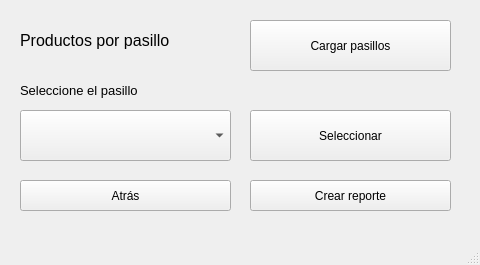
<?xml version="1.0" encoding="UTF-8"?>
<ui version="4.0">
 <class>window_report_prodPas</class>
 <widget class="QMainWindow" name="window_report_prodPas">
  <property name="geometry">
   <rect>
    <x>0</x>
    <y>0</y>
    <width>480</width>
    <height>265</height>
   </rect>
  </property>
  <property name="windowTitle">
   <string>MainWindow</string>
  </property>
  <widget class="QWidget" name="centralwidget">
   <widget class="QLabel" name="label">
    <property name="geometry">
     <rect>
      <x>20</x>
      <y>20</y>
      <width>231</width>
      <height>41</height>
     </rect>
    </property>
    <property name="font">
     <font>
      <pointsize>12</pointsize>
     </font>
    </property>
    <property name="text">
     <string>Productos por pasillo</string>
    </property>
   </widget>
   <widget class="QPushButton" name="back">
    <property name="geometry">
     <rect>
      <x>20</x>
      <y>180</y>
      <width>211</width>
      <height>31</height>
     </rect>
    </property>
    <property name="text">
     <string>Atrás</string>
    </property>
   </widget>
   <widget class="QPushButton" name="pasilloButton">
    <property name="geometry">
     <rect>
      <x>250</x>
      <y>110</y>
      <width>201</width>
      <height>51</height>
     </rect>
    </property>
    <property name="text">
     <string>Seleccionar</string>
    </property>
   </widget>
   <widget class="QPushButton" name="start">
    <property name="geometry">
     <rect>
      <x>250</x>
      <y>20</y>
      <width>201</width>
      <height>51</height>
     </rect>
    </property>
    <property name="text">
     <string>Cargar pasillos</string>
    </property>
   </widget>
   <widget class="QPushButton" name="save">
    <property name="geometry">
     <rect>
      <x>250</x>
      <y>180</y>
      <width>201</width>
      <height>31</height>
     </rect>
    </property>
    <property name="text">
     <string>Crear reporte</string>
    </property>
   </widget>
   <widget class="QComboBox" name="halls">
    <property name="geometry">
     <rect>
      <x>20</x>
      <y>110</y>
      <width>211</width>
      <height>51</height>
     </rect>
    </property>
   </widget>
   <widget class="QLabel" name="label_2">
    <property name="geometry">
     <rect>
      <x>20</x>
      <y>80</y>
      <width>211</width>
      <height>21</height>
     </rect>
    </property>
    <property name="font">
     <font>
      <pointsize>10</pointsize>
     </font>
    </property>
    <property name="text">
     <string>Seleccione el pasillo</string>
    </property>
   </widget>
  </widget>
  <widget class="QMenuBar" name="menubar">
   <property name="geometry">
    <rect>
     <x>0</x>
     <y>0</y>
     <width>480</width>
     <height>17</height>
    </rect>
   </property>
  </widget>
  <widget class="QStatusBar" name="statusbar"/>
 </widget>
 <resources/>
 <connections/>
</ui>
